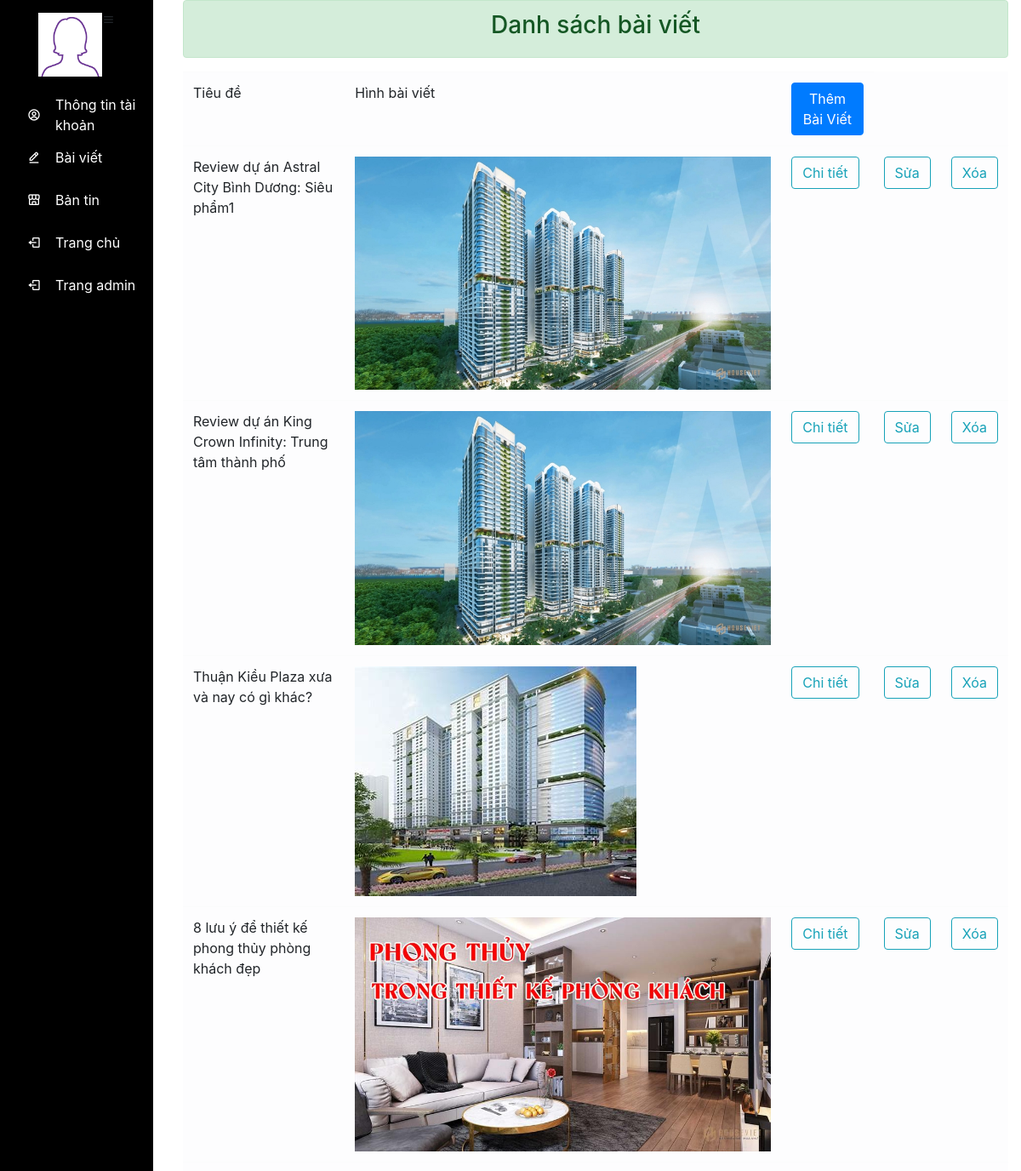
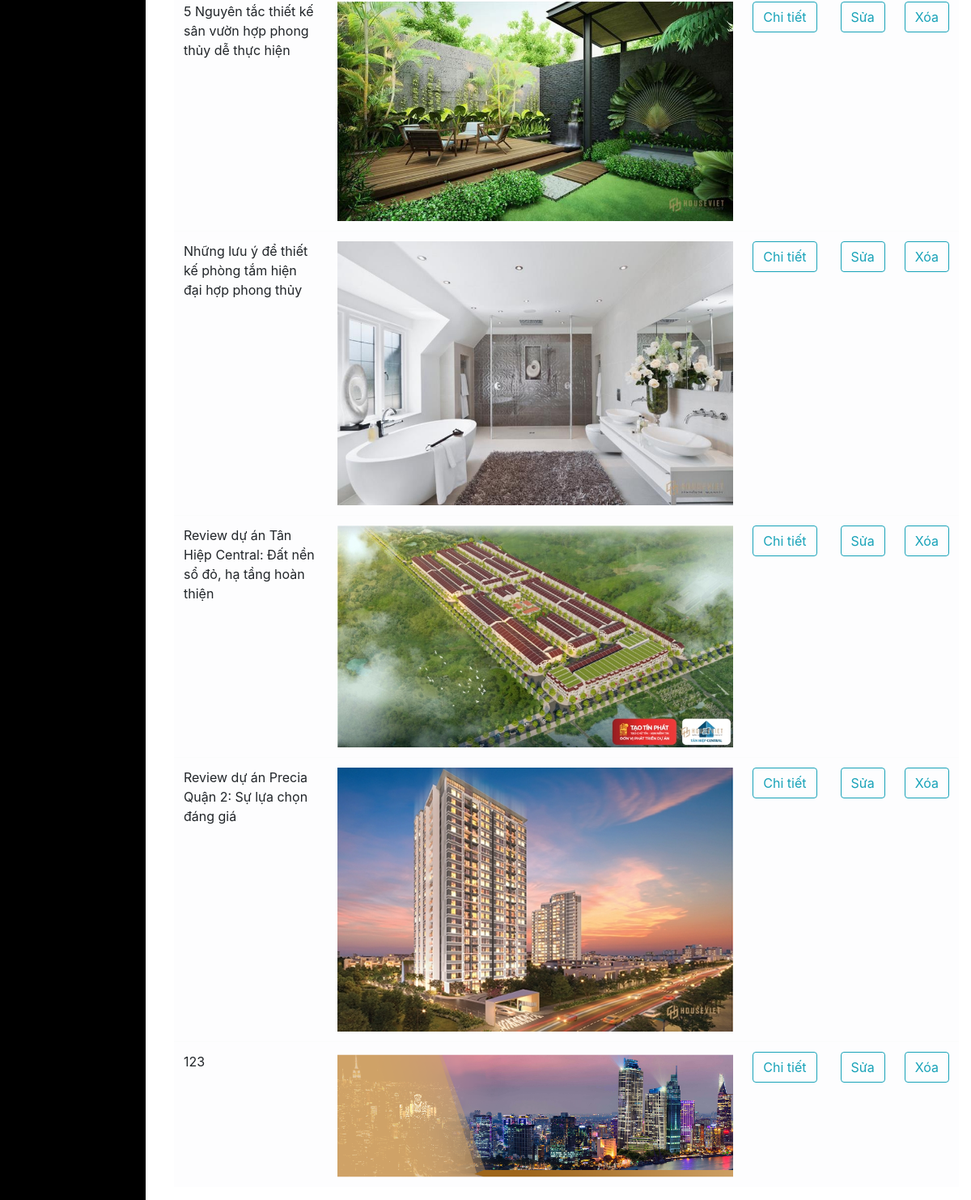
/view/tai_khoan/layout.php?baiviet_list (signed in), run on the app's committed database (2 pictures, top to bottom).
### tables this page shows
CREATE TABLE `khach_hang` (
  `ten_dang_nhap` varchar(50) NOT NULL,
  `pass` varchar(100) NOT NULL,
  `hinh` varchar(500) NOT NULL,
  `email` varchar(50) NOT NULL,
  `sdt` varchar(10) NOT NULL,
  `dia_chi` varchar(50) NOT NULL,
  `vai_tro` varchar(20) NOT NULL,
  PRIMARY KEY (`ten_dang_nhap`),
  KEY `ten_dang_nhap` (`ten_dang_nhap`)
);

CREATE TABLE `bai_viet` (
  `ID_bai_viet` int(10) NOT NULL AUTO_INCREMENT,
  `ten_bai_viet` varchar(100) NOT NULL,
  `hinh_bai_viet` text NOT NULL,
  `noi_dung` text NOT NULL,
  `ten_dang_nhap` varchar(50) NOT NULL,
  `trang_thai` tinytext NOT NULL,
  `ngay` date NOT NULL,
  `luot_xem` int(10) NOT NULL,
  PRIMARY KEY (`ID_bai_viet`),
  KEY `ten_dang_nhap` (`ten_dang_nhap`),
  CONSTRAINT `bai_viet_ibfk_1` FOREIGN KEY (`ten_dang_nhap`) REFERENCES `khach_hang` (`ten_dang_nhap`) ON DELETE CASCADE ON UPDATE CASCADE
);

### controller/gobal.php (called while the page is built, shortened)
<?php
$root =  "/PHP1";
$controller = "$root/controller";
$view = "$root/view";
$content = "$root/content";
$css = "$content/css";
$img = "$content/img";
$admin = "$view/Admin";
$taikhoan = "$view/tai_khoan";

### model/database/pdo.php (called while the page is built, shortened)
<?php
function database()
{
    $host_name = "localhost";
    $db_name = "batdongsan";
    $username = "root";
    $password = "";
    $conn = new PDO("mysql:host=$host_name;dbname=$db_name;charset=utf8", $username, $password);
    $conn->setAttribute(PDO::ATTR_ERRMODE, PDO::ERRMODE_EXCEPTION);
    return $conn;
}
function pdo_query($sql)
{
    $sql_args = array_slice(func_get_args(), 1);
    try {
        $conn = database();
        $a = $conn->prepare($sql);
        $a->execute($sql_args);
        $rows = $a->fetchAll();
        return $rows;
    } catch (PDOException $e) {
        throw $e;
    } finally {
        unset($conn);
    }
}

### model/database/function.php (called while the page is built, shortened)
<?php
include("pdo.php");
function khach_hang_user($user)
{
    $sql = "SELECT * FROM khach_hang where ten_dang_nhap='$user'";
    $row = pdo_query($sql);
    return $row;
}
function bai_viet_user($user)
{
    $sql = "SELECT *  FROM bai_viet WHERE ten_dang_nhap='$user'";
    $row = pdo_query($sql);
    return $row;
}

### view/tai_khoan/bai_viet/list.php (the view, shortened to what this page needs)
<!doctype html>
<html lang="en">
<head>
    <link rel="stylesheet" href="https://stackpath.bootstrapcdn.com/bootstrap/4.3.1/css/bootstrap.min.css">
</head>
<body>
    <div class="container-fluid">
        <div class="alert alert-success">
            <strong>
                <h3 style="text-align: center;">Danh sách bài viết</h3>
            </strong>
        </div>
        <div class="right">
            <table class="table table-light">
                <thead>
                    <tr>
                        <td>Tiêu đề</td>
                        <td>Hình bài viết</td>
                        <td><a name="" id="" class="btn btn-primary" href="<?= $taikhoan ?>/layout.php?baiviet_new" role="button">Thêm Bài Viết</a></td>
                    </tr>
                </thead>
                <tbody>
                    <?php
                    $user = $_SESSION['user'];
                    $row = bai_viet_user($user);
                    foreach ($row as $a) {
                    ?>
                        <tr>
                            <td><?= $a['ten_bai_viet'] ?></td>
                            <td><img class="img-fluid" src="<?= $img ?>/<?= $a['hinh_bai_viet'] ?>" alt=""></td>
                            <td>
                                <a href="<?= $taikhoan ?>/layout.php?baiviet_details&id=<?= $a['ID_bai_viet']; ?>"><button type="button" class="btn btn-outline-info">Chi tiết </button></a>
                            </td>
                            <td>
                                <a href="<?= $taikhoan ?>/layout.php?baiviet_edit&id=<?= $a['ID_bai_viet']; ?>"><button type="button" class="btn btn-outline-info">Sửa</button></a>
                            </td>
                            <td>
                                <a href="<?= $taikhoan ?>/bai_viet/delete.php?id=<?= $a['ID_bai_viet']; ?>"><button type="button" class="btn btn-outline-info">Xóa</button></a>
                            </td>
                        </tr>
                    <?php } ?>
                </tbody>
            </table>
        </div>
    </div>
</body>
</html>

### view/tai_khoan/nav_tk.php (shortened to what this page needs)
<!DOCTYPE html>
<html lang="en">
<head>
    <link rel="stylesheet" href="https://stackpath.bootstrapcdn.com/bootstrap/4.3.1/css/bootstrap.min.css">
    <link href='https://unpkg.com/boxicons@2.0.9/css/boxicons.min.css' rel='stylesheet'>
    <link rel="stylesheet" href="<?= $css ?>/nav.css">
</head>
<body>
    <div class="sidebar">
        <div class="logo_content">
            <?php
            if (isset($_SESSION['user'])) {
                $user = $_SESSION['user'];
                $row = khach_hang_user($user);
                foreach ($row as $a) {
            ?>
                    <div class="logo">
                        <img class="img-fluid" src="<?= $img ?>/<?= $a['hinh'] ?>" alt="">
                    </div>
                    <i class='bx bx-menu' id="btn"></i>
            <?php }
            } ?>
        </div>
        <ul nav_list>
            <li>
                <a href="<?= $taikhoan ?>/layout.php?tai_khoan_list">
                    <i class='bx bx-user-circle'></i>
                    <span class="links_name">Thông tin tài khoản</span>
                </a>
            </li>
            <li>
                <a href="<?= $taikhoan ?>/layout.php?baiviet_list">
                    <i class='bx bx-edit-alt'></i>
                    <span class="links_name">Bài viết</span>
                </a>
            </li>
            <li>
                <a href="<?= $taikhoan ?>/layout.php?ban_tin_list">
                    <i class='bx bx-store-alt'></i>
                    <span class="links_name">Bản tin</span>
                </a>
            </li>
            <li>
                <a href="<?= $controller ?>/layout.php">
                    <i class='bx bx-log-out'></i>
                    <span class="links_name">Trang chủ</span>
                </a>
            </li>
            <li>
                <?php if ($user == 'admin') {
                ?>
                    <a href="<?= $admin ?>/layout.php">
                        <i class='bx bx-log-out'></i>
                        <span class="links_name">Trang admin</span>
                    </a>
                <?php  } ?>
            </li>
        </ul>
    </div>
</body>
</html>

### content/css/nav.css (style rules this page uses)
* { margin: 0; padding: 0; box-sizing: border-box; }
.sidebar { position: fixed; height: 100%; width: 15%; background: black; padding: 15px; }
.logo_content { justify-content: center; display: flex; }
.sidebar > .logo_content > .logo { color: white; display: flex; height: 80%; border-radius: 50%; width: 50%; background: white; align-items: center; }
.sidebar > ul { margin-top: 20px; }
.sidebar > ul > li { list-style: none; }
.sidebar > ul > li > a { color: white; display: flex; align-items: center; text-decoration: none; transition: all 0.4s ease; border-radius: 12px; }
.sidebar > ul > li > a > i { height: 50px; min-width: 50px; border-radius: 12px; line-height: 50px; text-align: center; }

### data on the page
khach_hang: hinh (picture)
bai_viet: ten_bai_viet "Review dự án Astral City Bình Dương: Siêu phẩm1", hinh_bai_viet (picture)
bai_viet: ten_bai_viet "Review dự án King Crown Infinity: Trung tâm thành phố", hinh_bai_viet (picture)
bai_viet: ten_bai_viet "Thuận Kiều Plaza xưa và nay có gì khác?", hinh_bai_viet (picture)
bai_viet: ten_bai_viet "8 lưu ý để thiết kế phong thủy phòng khách đẹp", hinh_bai_viet (picture)
bai_viet: ten_bai_viet "5 Nguyên tắc thiết kế sân vườn hợp phong thủy dễ thực hiện", hinh_bai_viet (picture)
bai_viet: ten_bai_viet "Những lưu ý để thiết kế phòng tắm hiện đại hợp phong thủy", hinh_bai_viet (picture)
bai_viet: ten_bai_viet "Review dự án Tân Hiệp Central: Đất nền sổ đỏ, hạ tầng hoàn thiện", hinh_bai_viet (picture)
bai_viet: ten_bai_viet "Review dự án Precia Quận 2: Sự lựa chọn đáng giá", hinh_bai_viet (picture)
bai_viet: ten_bai_viet "123", hinh_bai_viet (picture)
